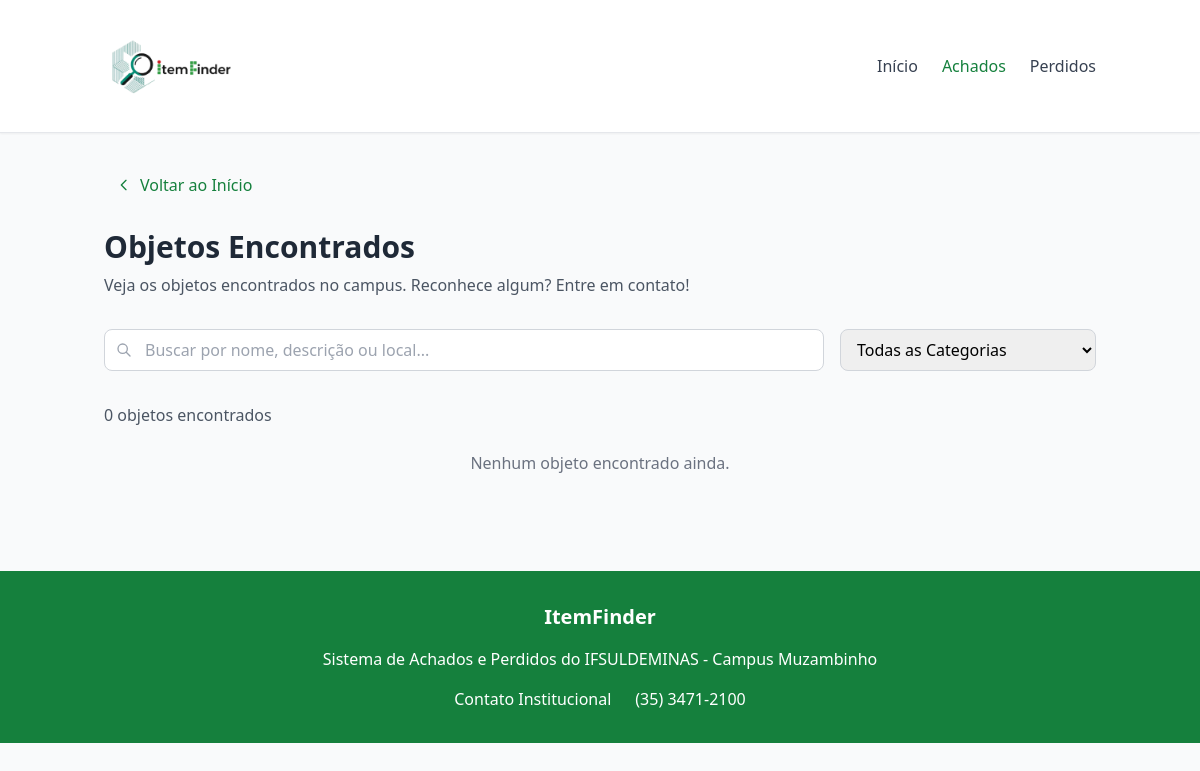
Before: /achados/ with the older database file.
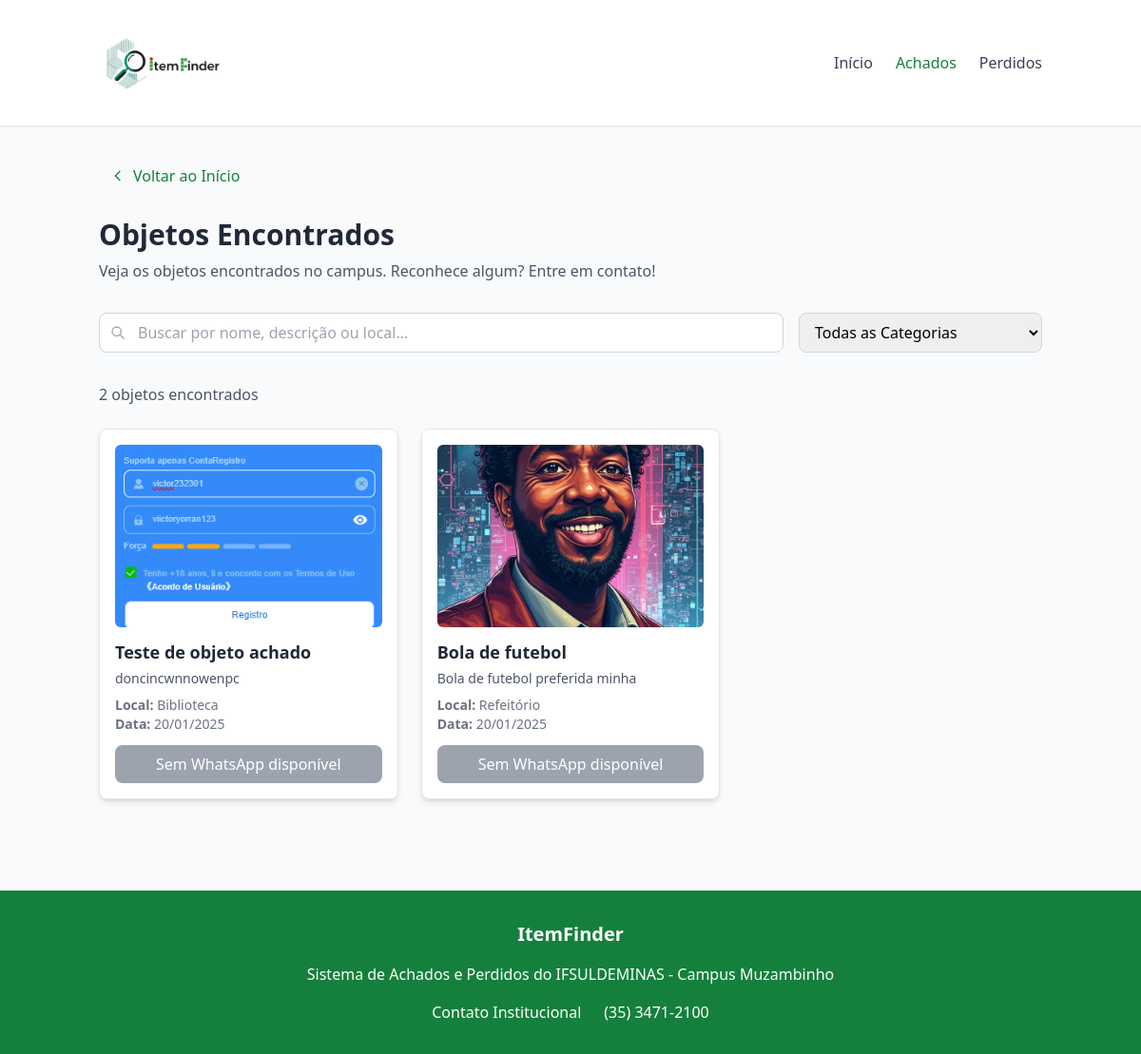
After: the same page with the newer database file.
### app/models.py (models this page shows, shortened)
class ItemAchado(models.Model):
    nome = models.CharField(max_length=100, verbose_name="Nome do Item Achado")
    desc = models.TextField(max_length=250, verbose_name="Descrição", default="Sem descrição")
    foto = models.ImageField(upload_to='fotos/', blank=True, null=True)
    data = models.DateField(verbose_name="Data que o item foi Perdido", null=True, blank=True)
    user = models.ForeignKey(User, on_delete=models.CASCADE)
    data_cadastro = models.DateTimeField(auto_now_add=True)
    telefone = models.CharField(max_length=20)
    OPCOES = [
        ("Biblioteca", "Biblioteca"),
        ("Predio do Café", "Predio do Café"),
        ("Agronomia", "Agronomia"),
        ("Celin", "Celin"),
        ("Predio da informatica", "Predio da informatica"),
        ("Refeitorio", "Refeitorio"),
        ("Predio H", "Predio H"),
        ("Lanchonete", "Lanchonete"),
        ("Coopam", "Coopam"),
        ("Quadra", "Quadra"),
        ("Poli esportivo", "Poli esportivo"),
        ("Tatame", "Tatame"),
        ("Academia", "Academia"),
        ("Selca", "Selca"),
        ("Sala de jogos", "Sala de jogos"),
        ("Alojamento A", "Alojamento A"),
        ("Alojamento B", "Alojamento B"),
        ("Alojamento C", "Alojamento C"),
        ("Hospital Veterinario", "Hospital Veterinario"),
        ("Z3 de Leite", "Z3 de leite"),
        ("Z3 de corte", "Z3 de corte"),
        ("Caprino", "Caprino"),
        ("Suino", "Suino"),
        ("Cunicultura", "Cunicultura"),
        ("Cecaes", "Cecaes"),
    ]
    local = models.CharField(max_length=50, choices=OPCOES, default="Biblioteca")
    OPCOES_CAT = [
        ("Roupa", "Roupa"),
        ("Eletrônico", "Eletrônico"),
        ("Livro", "Livro"),
        ("Documento", "Documento"),
        ("Chave", "Chave"),
        ("Acessório", "Acessório"),
        ("Brinquedo", "Brinquedo"),
        ("Mochila", "Mochila"),
        ("Celular", "Celular"),
        ("Óculos", "Óculos"),
    ]
    categoria = models.CharField(max_length=50, choices=OPCOES_CAT, default="Roupa")
    class Meta:
        verbose_name_plural = "AcheiUmItem"

### app/views.py (the view)
# urls.py: path('achados/', views.achados, name='achados'),
def achados(request):
    itens = ItemAchado.objects.all().order_by('-id')
    return render(request, 'app/achados.html', {'itens': itens})

### app/templates/app/achados.html (shortened to what the changed rows need)
{% load static %}
<!DOCTYPE html>
<html lang="pt-BR">
<head>
    <script src="https://cdn.tailwindcss.com"></script>
</head>
<body class="min-h-screen bg-gray-50">
    <div class="container mx-auto px-4 py-8">
        <div class="mb-8">
            <h1 class="text-3xl font-bold text-gray-800 mb-2">Objetos Encontrados</h1>
        </div>
        <div class="mb-6">
            <p class="text-gray-600" id="resultsCount">
                {{ itens|length }} objeto{% if itens|length != 1 %}s{% endif %} encontrado{% if itens|length != 1 %}s
                {%endif %}
            </p>
        </div>
        <div id="itemsGrid" class="grid grid-cols-1 sm:grid-cols-2 lg:grid-cols-3 gap-6">
            {% for item in itens %}
            <div class="bg-white rounded-lg shadow-md p-4 border transition-all hover-lift" data-name="{{ item.nome }}"
                data-description="{{ item.desc }}" data-location="{{ item.local }}"
                data-category="{{ item.categoria }}">
                {% if item.foto %}
                <img src="{{ item.foto.url }}" alt="{{ item.nome }}" class="h-48 w-full object-cover rounded-md mb-3">
                {% else %}
                <p class="text-gray-400 italic mb-3">Sem imagem disponível</p>
                {% endif %}
                <h3 class="text-lg font-bold text-gray-800 mb-1">{{ item.nome }}</h3>
                <p class="text-gray-600 text-sm mb-2">{{ item.desc|truncatewords:20 }}</p>
                <p class="text-sm text-gray-500"><strong>Local:</strong> {{ item.local }}</p>
                <p class="text-sm text-gray-500 mb-3">
                    <strong>Data:</strong>
                    {{ item.data|default:"(sem data)"|date:"d/m/Y" }}
                </p>
                {% if item.telefone %}
                <button onclick="contactWhatsapp('{{ item.telefone }}', '{{ item.nome }}')"
                    class="w-full bg-green-700 hover:bg-green-800 text-white py-2 px-4 rounded-lg font-medium transition-colors">
                    É MEU!
                </button>
                {% else %}
                <button disabled
                    class="w-full bg-gray-400 text-white py-2 px-4 rounded-lg font-medium transition-colors">
                    Sem WhatsApp disponível
                </button>
                {% endif %}
            </div>
            {% empty %}
            <p class="text-center text-gray-500 col-span-full">Nenhum objeto encontrado ainda.</p>
            {% endfor %}
        </div>
    </div>
</body>
</html>

Changed rows visible on the page:
added ItemAchado: foto (picture), nome "Teste de objeto achado", desc "doncincwnnowenpc", local "Biblioteca", data "20/01/2025", telefone "Sem WhatsApp disponível"
added ItemAchado: foto (picture), nome "Bola de futebol", desc "Bola de futebol preferida minha", local "Refeitório", data "20/01/2025", telefone "Sem WhatsApp disponível"
Other visible differences:
{{ itens|length }}: "0" → "2"
text no longer shown: "Nenhum objeto encontrado ainda."
